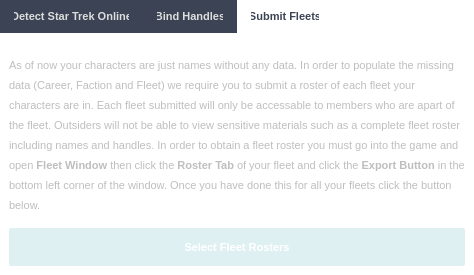
<?xml version="1.0" encoding="UTF-8"?>
<ui version="4.0">
 <class>SetupWizard</class>
 <widget class="QMainWindow" name="SetupWizard">
  <property name="geometry">
   <rect>
    <x>0</x>
    <y>0</y>
    <width>474</width>
    <height>275</height>
   </rect>
  </property>
  <property name="minimumSize">
   <size>
    <width>474</width>
    <height>238</height>
   </size>
  </property>
  <property name="maximumSize">
   <size>
    <width>474</width>
    <height>16777215</height>
   </size>
  </property>
  <property name="windowTitle">
   <string>Setup Wizard</string>
  </property>
  <property name="windowIcon">
   <iconset resource="../nexus.qrc">
    <normaloff>:/images/favicon.ico</normaloff>:/images/favicon.ico</iconset>
  </property>
  <property name="styleSheet">
   <string notr="true">* {
	outline: none;
	font-size:11px;
}

QMainWindow{
	background:#fff
}
</string>
  </property>
  <widget class="QWidget" name="centralwidget">
   <layout class="QGridLayout" name="gridLayout">
    <property name="leftMargin">
     <number>0</number>
    </property>
    <property name="topMargin">
     <number>0</number>
    </property>
    <property name="rightMargin">
     <number>0</number>
    </property>
    <property name="bottomMargin">
     <number>0</number>
    </property>
    <property name="spacing">
     <number>0</number>
    </property>
    <item row="0" column="0">
     <widget class="QTabWidget" name="tabWidget">
      <property name="enabled">
       <bool>true</bool>
      </property>
      <property name="styleSheet">
       <string notr="true">QTabWidget QWidget {
    background: #fff;
}
QTabWidget::pane {
    background-color: #ffffff;
	border:none;
}
QTabBar::tab:selected {
    background-color: #fff;
	color:#3b4354;
}
QTabWidget::tab-bar {
    background-color: #3b4354;
}

 QTabBar::tab:hover:selected{
    background-color: #fff;
	color:#3b4354;
}
 QTabBar::tab:disabled{
    background-color: #fff;
	color:#eee;
}
 QTabBar::tab:hover{
	color:#fff;
	 background-color: #313745;
}
QTabBar::tab {
	font-weight:bold;
	background-color: #3b4354;
	border:none;
	min-width:10em; 
	padding: 10px 14px;
	color: #ddd;
}


QTabWidget QPushButton {
	border:none;
	font-weight:bold;
	height:38px;
	text-transform: uppercase;
	background-color:#259dab;
	color:#fff;
	border-radius:2px
}

QTabWidget QPushButton:hover{
	background-color:#208a96;
}
QTabWidget QPushButton:pressed{
	background-color:#1f828e;
}
QTabWidget QPushButton:disabled{
	background-color:#dff0f2;
}</string>
      </property>
      <property name="currentIndex">
       <number>2</number>
      </property>
      <widget class="QWidget" name="tab">
       <attribute name="title">
        <string>Detect Star Trek Online</string>
       </attribute>
       <layout class="QGridLayout" name="gridLayout_2">
        <item row="0" column="0">
         <widget class="QFrame" name="frame_2">
          <property name="frameShape">
           <enum>QFrame::StyledPanel</enum>
          </property>
          <property name="frameShadow">
           <enum>QFrame::Raised</enum>
          </property>
          <layout class="QGridLayout" name="gridLayout_3">
           <item row="0" column="0">
            <widget class="QLabel" name="label_2">
             <property name="text">
              <string>&lt;p style=&quot;line-height:20px&quot;&gt;This proccess detects where Star Trek Online is installed so you don't have to enter the location manually. This process not only makes it easier for the user but also ensures the location is accurate. Your install directory is required in order to proccess Fleet Rosters, Combat Logs and Screenshots without these things our service will be of no use to you.&lt;/p&gt;</string>
             </property>
             <property name="wordWrap">
              <bool>true</bool>
             </property>
            </widget>
           </item>
           <item row="1" column="0">
            <widget class="QLabel" name="label_3">
             <property name="text">
              <string>&lt;html&gt;&lt;head/&gt;&lt;body&gt;&lt;p&gt;&lt;span style=&quot; font-size:12pt; font-weight:600;text-decoration:blink&quot;&gt;Please Launch Star Trek Online&lt;/span&gt;&lt;/p&gt;&lt;/body&gt;&lt;/html&gt;</string>
             </property>
             <property name="alignment">
              <set>Qt::AlignCenter</set>
             </property>
            </widget>
           </item>
          </layout>
         </widget>
        </item>
       </layout>
      </widget>
      <widget class="QWidget" name="tab_2">
       <property name="enabled">
        <bool>false</bool>
       </property>
       <attribute name="title">
        <string>Bind Handles</string>
       </attribute>
       <layout class="QGridLayout" name="gridLayout_5">
        <item row="0" column="0">
         <widget class="QLabel" name="label">
          <property name="text">
           <string>&lt;html&gt;&lt;head/&gt;&lt;body&gt;&lt;p style=&quot;line-height:20px&quot;&gt;Now that your Star Trek Online directory has been located it's time to bind your handles to your account. This step is needed in order to manage data on our website relevent to your characters. Other members on our site will be able to see your characters names and handles but will not be able to see detailed information pertaining to them unless you specifically allow others to do so through our privacy settings located on our website.&lt;/p&gt;&lt;/body&gt;&lt;/html&gt;</string>
          </property>
          <property name="alignment">
           <set>Qt::AlignLeading|Qt::AlignLeft|Qt::AlignTop</set>
          </property>
          <property name="wordWrap">
           <bool>true</bool>
          </property>
         </widget>
        </item>
        <item row="1" column="0">
         <widget class="QPushButton" name="bindHandles">
          <property name="enabled">
           <bool>false</bool>
          </property>
          <property name="styleSheet">
           <string notr="true"/>
          </property>
          <property name="text">
           <string>Select Handles</string>
          </property>
         </widget>
        </item>
       </layout>
      </widget>
      <widget class="QWidget" name="tab_3">
       <property name="enabled">
        <bool>false</bool>
       </property>
       <attribute name="title">
        <string>Submit Fleets</string>
       </attribute>
       <layout class="QGridLayout" name="gridLayout_4">
        <item row="1" column="0">
         <widget class="QPushButton" name="selectFleets">
          <property name="enabled">
           <bool>false</bool>
          </property>
          <property name="text">
           <string>Select Fleet Rosters</string>
          </property>
         </widget>
        </item>
        <item row="0" column="0">
         <widget class="QLabel" name="label_4">
          <property name="text">
           <string>&lt;html&gt;&lt;head/&gt;&lt;body&gt;&lt;p style=&quot;line-height:20px&quot;&gt;As of now your characters are just names without any data. In order to populate the missing data (Career, Faction and Fleet) we require you to submit a roster of each fleet your characters are in. Each fleet submitted will only be accessable to members who are apart of the fleet. Outsiders will not be able to view sensitive materials such as a complete fleet roster including names and handles. In order to obtain a fleet roster you must go into the game and open &lt;span style=&quot; font-weight:600;&quot;&gt;Fleet Window&lt;/span&gt; then click the &lt;span style=&quot; font-weight:600;&quot;&gt;Roster Tab&lt;/span&gt; of your fleet and click the &lt;span style=&quot; font-weight:600;&quot;&gt;Export Button&lt;/span&gt; in the bottom left corner of the window. Once you have done this for all your fleets click the button below.&lt;/p&gt;&lt;/body&gt;&lt;/html&gt;</string>
          </property>
          <property name="wordWrap">
           <bool>true</bool>
          </property>
         </widget>
        </item>
       </layout>
      </widget>
     </widget>
    </item>
   </layout>
  </widget>
 </widget>
 <resources>
  <include location="../nexus.qrc"/>
 </resources>
 <connections/>
</ui>
